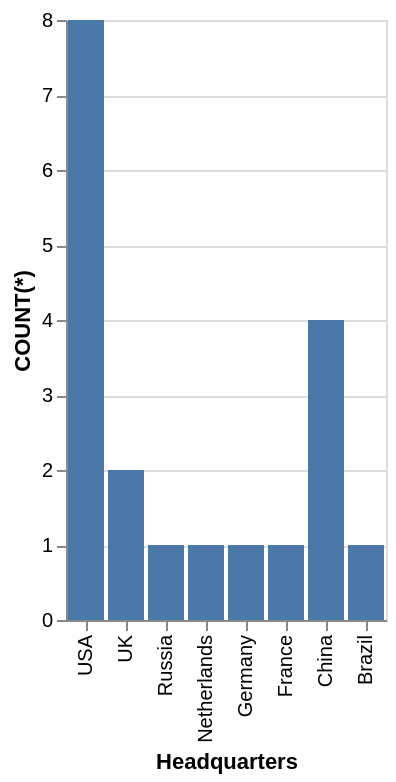

Write a Vega-Lite specification for this figure.
### Vega-Lite specification from a JSON file in a GitHub repository (floating-point values rounded to 4 significant figures)
{"data": {"values": [{"x_data": "USA", "y_data": 8}, {"x_data": "UK", "y_data": 2}, {"x_data": "Russia", "y_data": 1}, {"x_data": "Netherlands", "y_data": 1}, {"x_data": "Germany", "y_data": 1}, {"x_data": "France", "y_data": 1}, {"x_data": "China", "y_data": 4}, {"x_data": "Brazil", "y_data": 1}]}, "mark": "bar", "encoding": {"x": {"field": "x_data", "type": "nominal", "title": "Headquarters", "sort": "descending"}, "y": {"field": "y_data", "type": "quantitative", "title": "COUNT(*)"}}}
